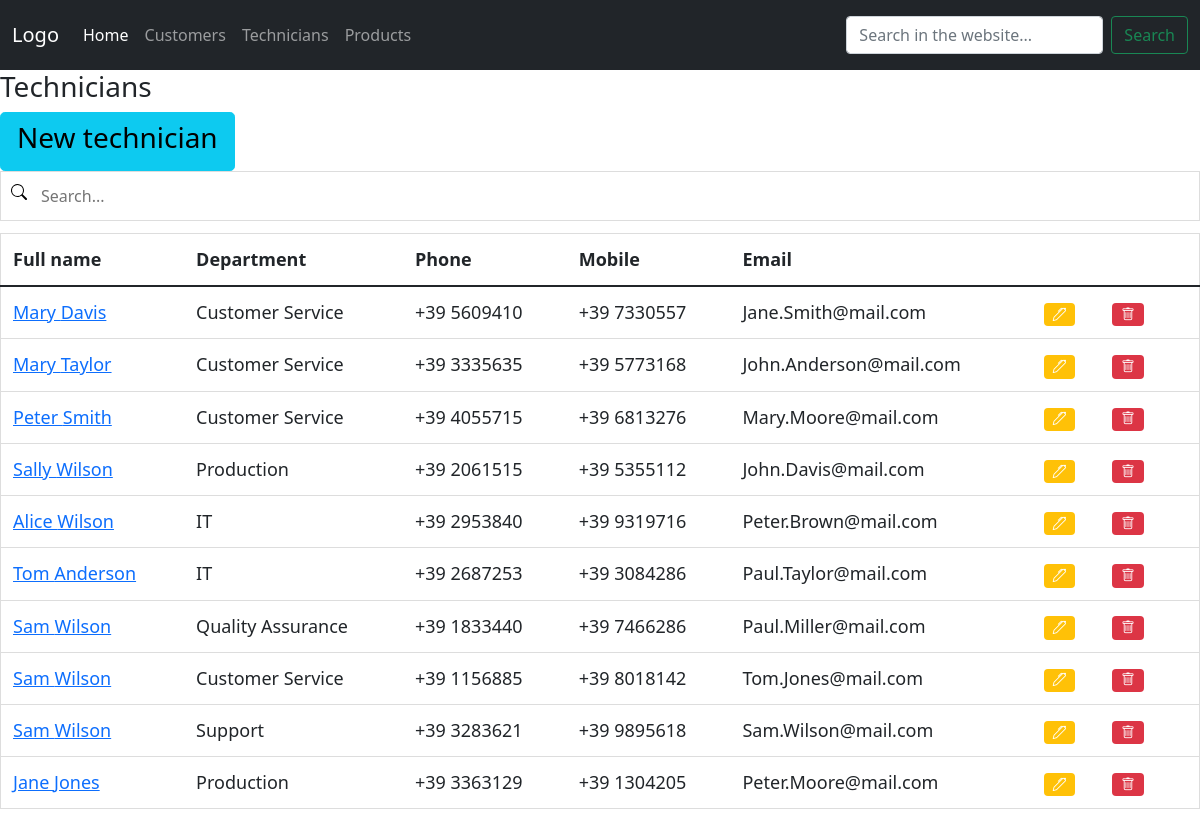
Before: /technician_list with the older database file.
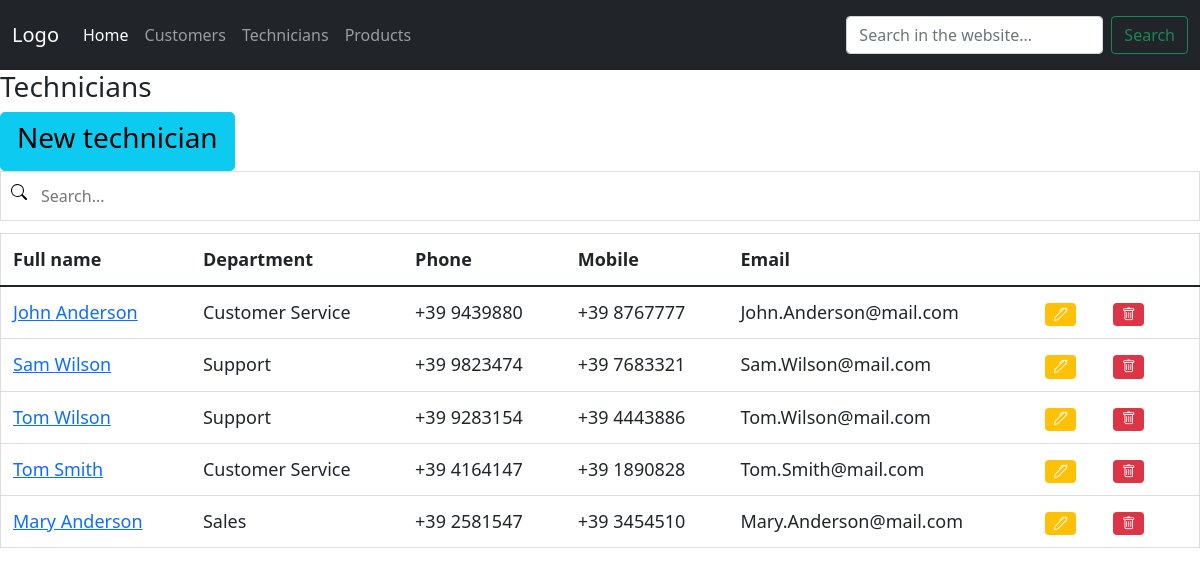
After: the same page with the newer database file.
### hotline/models.py (models this page shows, shortened)
class technician(models.Model):
    first_name = models.CharField(max_length=50)
    last_name = models.CharField(max_length=50)
    office_phone = models.CharField(max_length=15, null=True, blank=True)
    mobile_phone = models.CharField(max_length=15, null=True, blank=True)
    email = models.CharField(max_length=100, null=True, blank=True)
    department_id = ForeignKey('department', on_delete=models.PROTECT)

class department(models.Model):
    name = models.CharField(max_length=50)
    subset = models.CharField(max_length=50)
    def __str__(self):
        return self.name

### hotline/views.py (the view)
# urls.py: path('technician_list', views.technician_list, name="technician_list"),
def technician_list(request):
    context = {
        'technicians': all_technicians
    }
    return render(request, 'hotline/technician_list.html', context)

### hotline/templates/hotline/technician_list.html
{% extends 'hotline/home.html' %}
{% block content %}
<h3>Technicians</h3>
<a href="{% url 'new_technician' %}" class="btn btn-info btn-lg"><h3>New technician</h3></a>
<input type="text" id="SearchInput" onkeyup="filterTable()" placeholder="Search..." title="Type in a name">
<table id="searchableTable" class="table table-responsive table-hover">
    <thead class="thead dark">
        <tr>
            <th scope="col">Full name</th>
            <th scope="col">Department</th>
            <th scope="col">Phone</th>
            <th scope="col">Mobile</th>
            <th scope="col">Email</th>
            <th scope="col"></th>
            <th scope="col"></th>
        </tr>
    </thead>
    <tbody>
        {% for technician in technicians %}
        <tr>
            <td><a href="{% url 'technician_detail' technician.id %}">{{technician.first_name}} {{technician.last_name}}</a></td>
            <td>{{technician.department_id}}</td>
            <td>{{technician.office_phone}}</td>
            <td>{{technician.mobile_phone}}</td>
            <td>{{technician.email}}</td>
            <td><a href="#"><span class="badge bg-warning"><i class="bi bi-pen"></i></span></a></td>
            <td><a href="#"><span class="badge bg-danger"><i class="bi bi-trash"></i></span></a></td>
            <td></td>
        </tr>
        {% endfor %}
    </tbody>
</table>
{% endblock %}

Changed rows visible on the page:
removed technician: first_name "Mary", last_name "Davis", department_id "Customer Service", office_phone "+39 5609410", mobile_phone "+39 7330557", email "Jane.Smith@mail.com"
removed technician: first_name "Mary", last_name "Taylor", department_id "Customer Service", office_phone "+39 3335635", mobile_phone "+39 5773168", email "John.Anderson@mail.com"
removed technician: first_name "Peter", last_name "Smith", department_id "Customer Service", office_phone "+39 4055715", mobile_phone "+39 6813276", email "Mary.Moore@mail.com"
removed technician: first_name "Sally", last_name "Wilson", department_id "Production", office_phone "+39 2061515", mobile_phone "+39 5355112", email "John.Davis@mail.com"
removed technician: first_name "Alice", last_name "Wilson", department_id "IT", office_phone "+39 2953840", mobile_phone "+39 9319716", email "Peter.Brown@mail.com"
removed technician: first_name "Tom", last_name "Anderson", department_id "IT", office_phone "+39 2687253", mobile_phone "+39 3084286", email "Paul.Taylor@mail.com"
removed technician: first_name "Sam", last_name "Wilson", department_id "Quality Assurance", office_phone "+39 1833440", mobile_phone "+39 7466286", email "Paul.Miller@mail.com"
removed technician: first_name "Sam", last_name "Wilson", department_id "Customer Service", office_phone "+39 1156885", mobile_phone "+39 8018142", email "Tom.Jones@mail.com"
removed technician: first_name "Sam", last_name "Wilson", department_id "Support", office_phone "+39 3283621", mobile_phone "+39 9895618", email "Sam.Wilson@mail.com"
removed technician: first_name "Jane", last_name "Jones", department_id "Production", office_phone "+39 3363129", mobile_phone "+39 1304205", email "Peter.Moore@mail.com"
added technician: first_name "John", last_name "Anderson", department_id "Customer Service", office_phone "+39 9439880", mobile_phone "+39 8767777", email "John.Anderson@mail.com"
added technician: first_name "Sam", last_name "Wilson", department_id "Support", office_phone "+39 9823474", mobile_phone "+39 7683321", email "Sam.Wilson@mail.com"
added technician: first_name "Tom", last_name "Wilson", department_id "Support", office_phone "+39 9283154", mobile_phone "+39 4443886", email "Tom.Wilson@mail.com"
added technician: first_name "Tom", last_name "Smith", department_id "Customer Service", office_phone "+39 4164147", mobile_phone "+39 1890828", email "Tom.Smith@mail.com"
added technician: first_name "Mary", last_name "Anderson", department_id "Sales", office_phone "+39 2581547", mobile_phone "+39 3454510", email "Mary.Anderson@mail.com"
